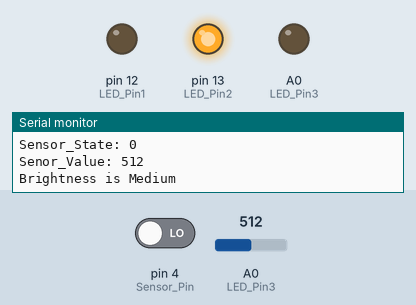
This sketch was run on a simulated Arduino Uno, built with avr-gcc and run on an emulated ATmega328P. Shown: output pins drawn as LEDs (lit = HIGH), the last lines printed to the serial monitor. The inputs (shaded band) are chosen by the test bench; at power-on: A0 (LED_Pin3) = 512, pin 4 (Sensor_Pin) LOW.

Above: at 1.2 s.
1.3 s: A0 (LED_Pin3) set to 492
At 1.9 s:
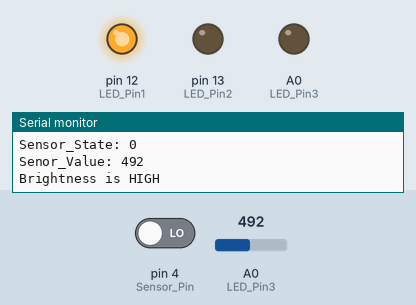
2.8 s: A0 (LED_Pin3) set to 810
At 3.5 s:
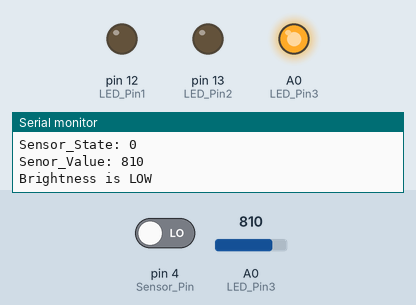
4.3 s: A0 (LED_Pin3) set to 788
At 5.1 s:
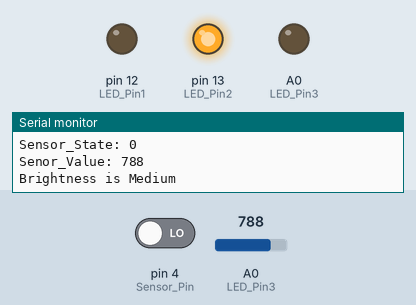
5.8 s: A0 (LED_Pin3) set to 900
At 6.7 s:
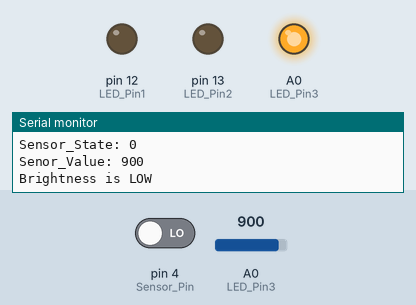
Timing chart, 0 to 8.3 s (numbered marks = the images above; inputs shaded):
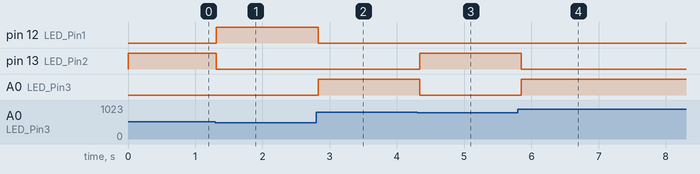

The sketch:

LDR_Sensor2.ino
```cpp
/*
  Welcome to JP Learning
*/
byte Sensor_Pin = 4, LED_Pin1 = 12, LED_Pin2 = 13, LED_Pin3 = 14;
void setup() {
  Serial.begin(115200);
  pinMode(Sensor_Pin, INPUT);
  pinMode(LED_Pin1, OUTPUT);
  pinMode(LED_Pin2, OUTPUT);
  pinMode(LED_Pin3, OUTPUT);
  Serial.println("\n\nWelcome to JP Learning\n");
}
void loop() {
  bool Sensor_State = digitalRead(Sensor_Pin);
  int Senor_Value = analogRead(A0);
  Serial.println("\nSensor_State: " + String(Sensor_State));
  Serial.println("Senor_Value: " + String(Senor_Value));

  // When output is Analog
  if (Senor_Value < 500) {
    digitalWrite(LED_Pin1, HIGH);
    digitalWrite(LED_Pin2, LOW);
    digitalWrite(LED_Pin3, LOW);
    Serial.println("Brightness is HIGH");
  } else if (Senor_Value >= 500 && Senor_Value < 800) {
    digitalWrite(LED_Pin1, LOW);
    digitalWrite(LED_Pin2, HIGH);
    digitalWrite(LED_Pin3, LOW);
    Serial.println("Brightness is Medium");
  } else if (Senor_Value >= 800) {
    digitalWrite(LED_Pin1, LOW);
    digitalWrite(LED_Pin2, LOW);
    digitalWrite(LED_Pin3, HIGH);
    Serial.println("Brightness is LOW");
  }

  delay(100);
}
```

Measured:
- the behaviour switches between 500 and 499 on A0 (LED_Pin3) (found by bisection; images 0 and 1)
- the behaviour switches between 800 and 799 on A0 (LED_Pin3) (found by bisection; images 2 and 3)
- after the input at 1.3 s, pin 12 (LED_Pin1): LOW → HIGH at once; pin 13 (LED_Pin2): HIGH → LOW at once
- after the input at 2.8 s, pin 12 (LED_Pin1): HIGH → LOW at once; A0 (LED_Pin3): LOW → HIGH at once
- after the input at 4.3 s, pin 13 (LED_Pin2): LOW → HIGH at once; A0 (LED_Pin3): HIGH → LOW at once
- after the input at 5.8 s, pin 13 (LED_Pin2): HIGH → LOW after 0.05 s; A0 (LED_Pin3): LOW → HIGH after 0.05 s
